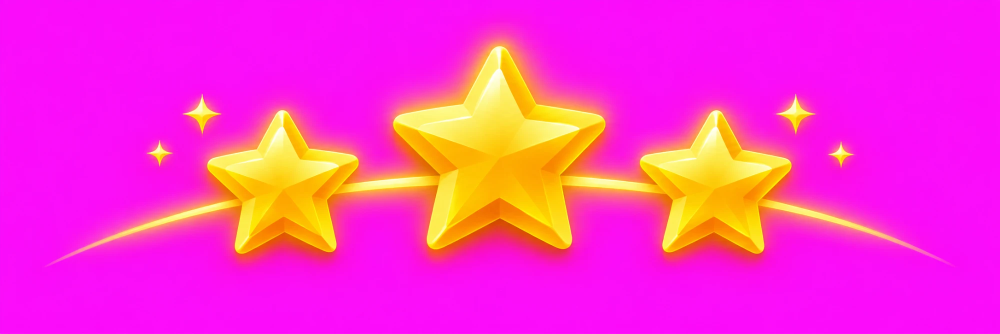
#> input picture docs/design-assets/end-of-lesson/s1_stars_row_earned.webp, 2000 x 667 px (shown at 1/2 size)
$ python -i end_of_lesson_assets.py   (imports and definitions only)
#> lines starting #> are read from the running program, lines starting #| are printed output that depends on the picture; after the words box and inside, x2 and y2 are one past the last pixel; in counts of white or black regions, pixels touching at a corner belong together
#> further down, picture is the input picture: PIL image 2000x667 RGB; mean R, G, B 250.6, 51.8, 200.8
#!/usr/bin/env python3
"""Screen 24 (end of lesson) stars: key the owner's magenta sources into app_flutter/assets/ui/end_of_lesson/.

The earned row has a warm glow that the generator blended with the magenta key; the generic un-mix of
key-magenta.py leaves it pink/red. Here a pixel that still carries magenta (blue > 55) is read as
gold G=(255,192,48) over magenta: alpha = green / 192, colour = gold. Opaque gold (blue low) is kept.
"""
import importlib.util, os
import numpy as np
from PIL import Image

ROOT = os.path.dirname(os.path.dirname(os.path.dirname(os.path.abspath(__file__))))
SRC = os.path.join(ROOT, 'docs/design-assets/end-of-lesson')
OUT = os.path.join(ROOT, 'app_flutter/assets/ui/end_of_lesson')
spec = importlib.util.spec_from_file_location('km', os.path.join(ROOT, 'tools/assets/key-magenta.py'))
# [1 line not run here, left out]
GOLD = np.array([255, 192, 48], np.float32)


def trim(im):
    bbox = im.getchannel('A').point(lambda v: 255 if v > 8 else 0).getbbox()
    pad = 12
    im = im.crop((max(0, bbox[0] - pad), max(0, bbox[1] - pad), min(im.width, bbox[2] + pad), min(im.height, bbox[3] + pad)))
    im.thumbnail((1024, 1024), Image.LANCZOS)
    return im


def key_gold_glow(img):
    rgb = np.asarray(img.convert('RGB'), np.float32)
    g, b = rgb[..., 1], rgb[..., 2]
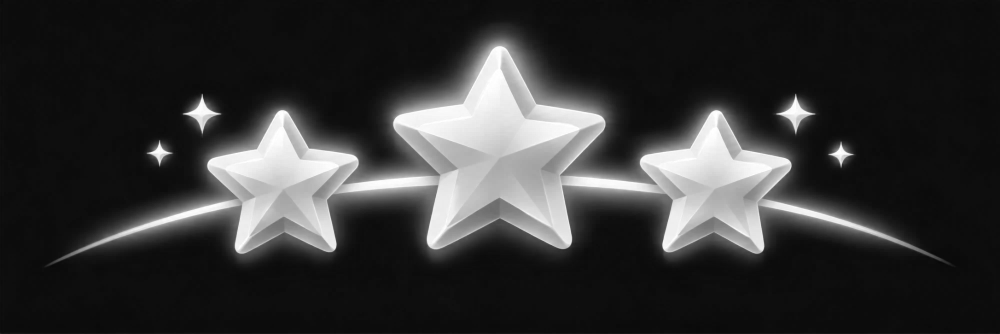
#> g: shape (667, 2000) float32 (shown at 1/2 size); min 7, max 255, mean 51.8
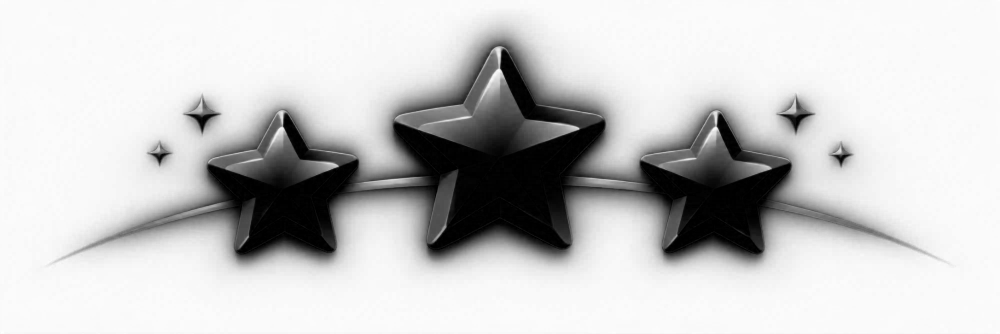
#> b: shape (667, 2000) float32 (shown at 1/2 size); min 0, max 255, mean 200.8
    glow = b > 55
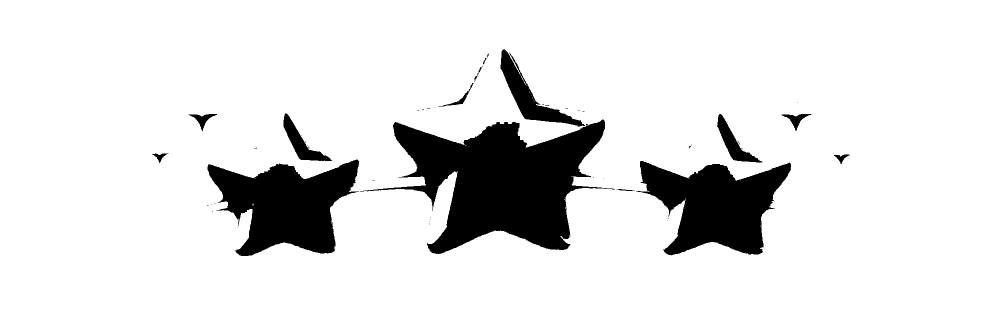
#> glow: shape (667, 2000) bool (shown at 1/2 size); 88.9% white; 59 black regions (45 under 20 px), largest, box (x1, y1, x2, y2) and area: (720, 99, 1230, 508) 72271, (415, 319, 718, 512) 34449, (1272, 322, 1582, 511) 33560
    alpha = np.where(glow, np.clip((g - 8) / 192, 0, 1), 1.0)
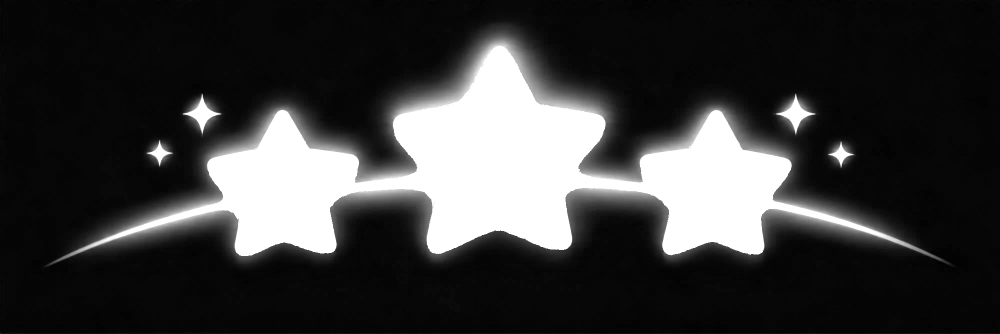
#> alpha: shape (667, 2000) float32 (shown at 1/2 size); min 0, max 1, mean 0.23
#> (the run stopped early here; a loop or call above may not have finished)
